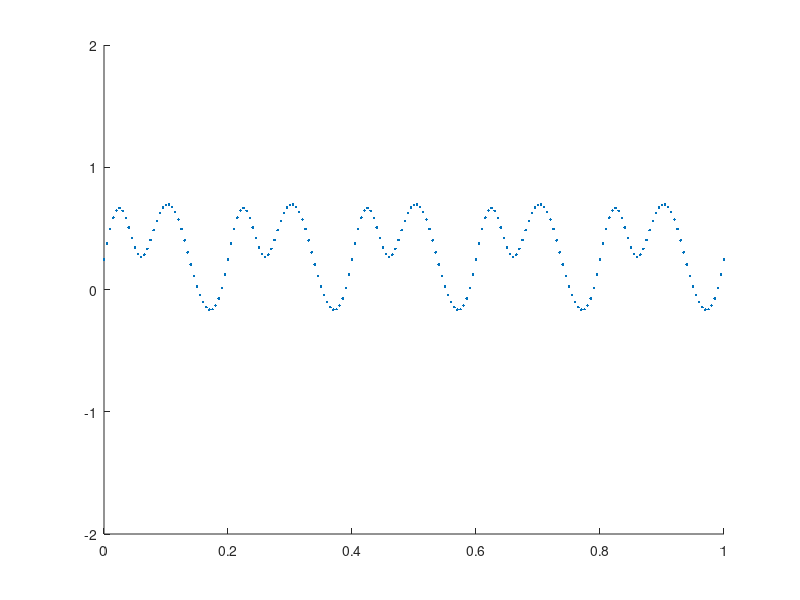

Recreate this plot in MATLAB.
close all;
clear all;
clc;

% choose a kernel (covariance function)
kernel = 5;
switch kernel
    case 1; k = @(x,y) 1*x'*y;					%linear kernel
    case 2; k = @(x,y) 1*min(x,y);				%Ornstein-Uhlenbeck process kernel used to model partical movement
    case 3; k = @(x,y) exp(-100*(x-y)'*(x-y));	%Square Exponential kernel
    case 4; k = @(x,y) exp(-1*sqrt((x-y)'*(x-y)));
    case 5; k = @(x,y) exp(-1*sin(5*pi*(x-y))^2);%sinusoid kernel
    case 6; k = @(x,y) exp(-100*min(abs(x-y),abs(x+y))^2);
end

% choose points at which to sample
x = (0:0.005:1);
n = length(x);

% construct the covariance matrix
C = zeros(n,n);
for ii = 1:n
    for jj = 1:n
        C(ii,jj) = k(x(ii),x(jj));
    end
end

%sample from the Guassian process at these points
u = randn(n,1);     %sample u ~ N(0, I)
[A,S,B] = svd(C);   %factor C = ASB'
z = A*sqrt(S)*u;    %z = AS^.5u ~ N

%plot
figure(2);
hold on;%clf;
plot(x,z,'.')
axis([0,1,-2,2])
